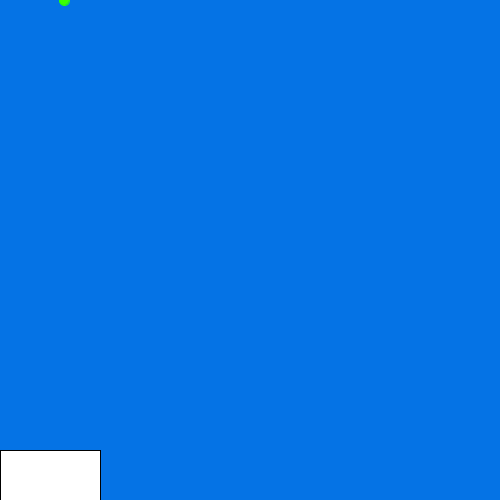
Frame 1 (no input)
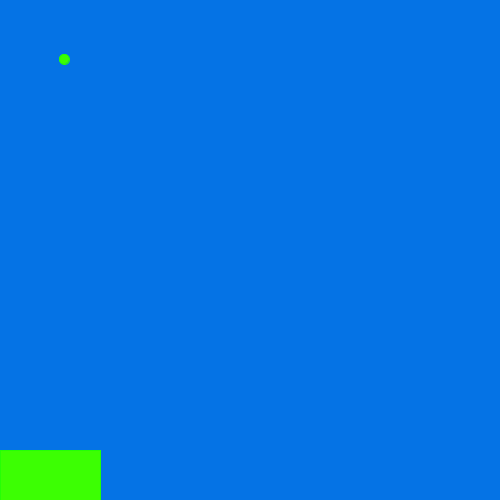
Frame 60 (the mouse pressed at the canvas centre just before this capture)
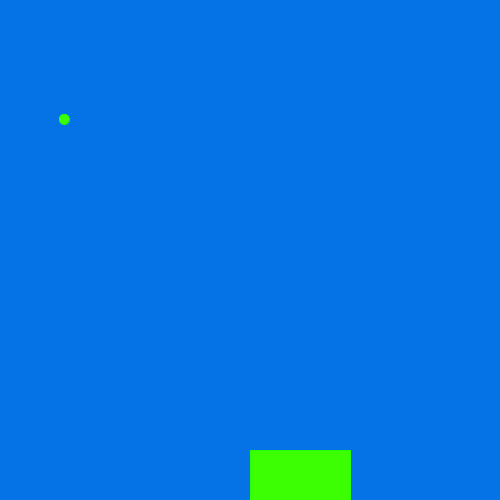
Frame 120 (the mouse held since frame 60 and released just before this capture)

The Processing sketch that drew these frames (run headless with seeded random() and noise(); from frame 60 on, the mouse is pressed at the canvas centre):

// Processing sketch: rain_game
// ── rain_game.pde
 int score;
 int randomNumber = (int) random(width);
 int rain=0;
 void setup(){
   
   size(500, 500);
 
      
   
   
   
 }
 void draw(){
    
   
   
   background(#0573E5);
   rect( mouseX,  450, 100,  100);
   fill(#3CFF03);
stroke(#25FF05);
ellipse(randomNumber, rain, 10, 10);

   rain=rain+1;
   if(rain>height){
     randomNumber = (int) random(width); rain=0;
   }
   
   
   
   
   
   
   
 }
 void checkCatch(int x){
     if (x > mouseX && x < mouseX+100)
          score++;
     else if (score > 0) 
          score--;
     println("Your score is now: " + score); }

 
 
 
 
 
